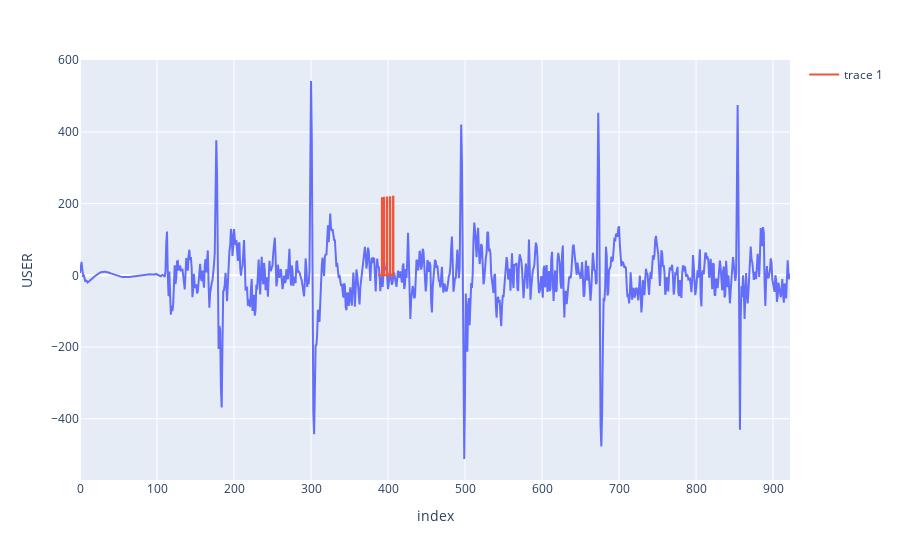

The cell this chart's notebook holds for it:
### Code cell
plot_time_series_eeg_filtered(df_plot, df, lag=0)

### Figure 1 — Plotly figure (JSON) as saved in the notebook; plotly's stock layout.template omitted (floating-point values rounded to 4 significant figures; data arrays with more than 128 entries replaced by an {"elided": "..."} marker saying what was removed)
{"data": [{"hovertemplate": "index=%{x}<br>USER=%{y}<extra></extra>", "legendgroup": "", "line": {"color": "#636efa", "dash": "solid"}, "marker": {"symbol": "circle"}, "mode": "lines", "name": "", "orientation": "v", "showlegend": false, "type": "scatter", "x": {"elided": "923 int values"}, "xaxis": "x", "y": {"elided": "923 float values"}, "yaxis": "y"}, {"mode": "lines", "type": "scatter", "x": {"elided": "1229 str values"}, "y": {"elided": "1229 str values"}}], "layout": {"legend": {"tracegroupgap": 0}, "margin": {"t": 60}, "xaxis": {"anchor": "y", "domain": [0, 1], "title": {"text": "index"}}, "yaxis": {"anchor": "x", "domain": [0, 1], "title": {"text": "USER"}}}}
